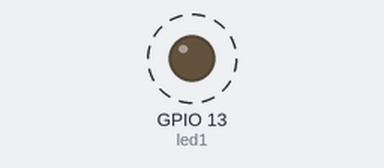
The program below on a simulated ESP32 board running MicroPython. On the bench: output pins drawn as LEDs (lit = HIGH). Dashed ring = blinking.

Above: at 0.5 s.
Timing chart, 0 to 4.6 s (numbered marks = the images above):
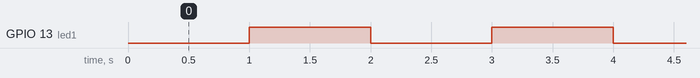

Measured:
- by itself, GPIO 13 (led1): alternates HIGH for 1.0 s and LOW for 1.0 s

The program:

timer1.py
```python
from machine import Pin, Timer

led1 = Pin(13,Pin.OUT)

def handleTimerInt(timer):
    led1.value(not led1.value())

myTimer = Timer(0)
myTimer.init(period=1000, mode=Timer.PERIODIC, callback=handleTimerInt)
```
